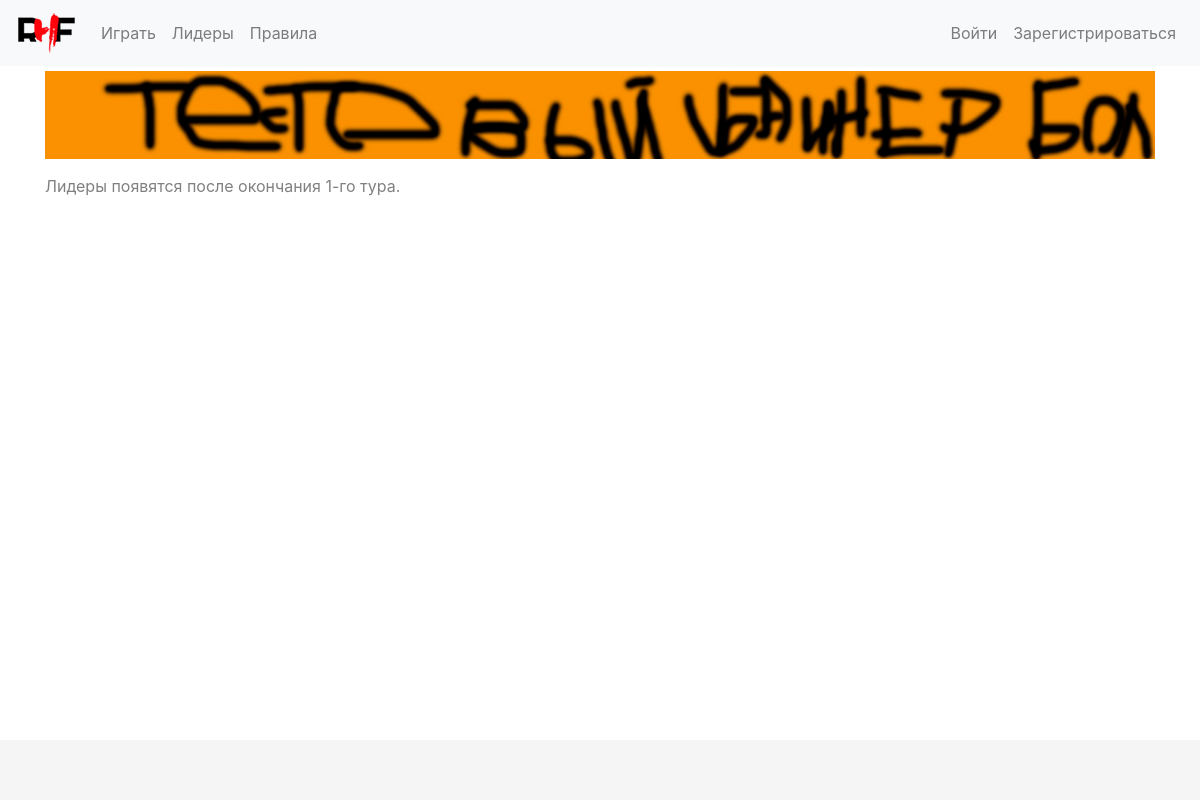
Page /leaders/ on the earlier database version.
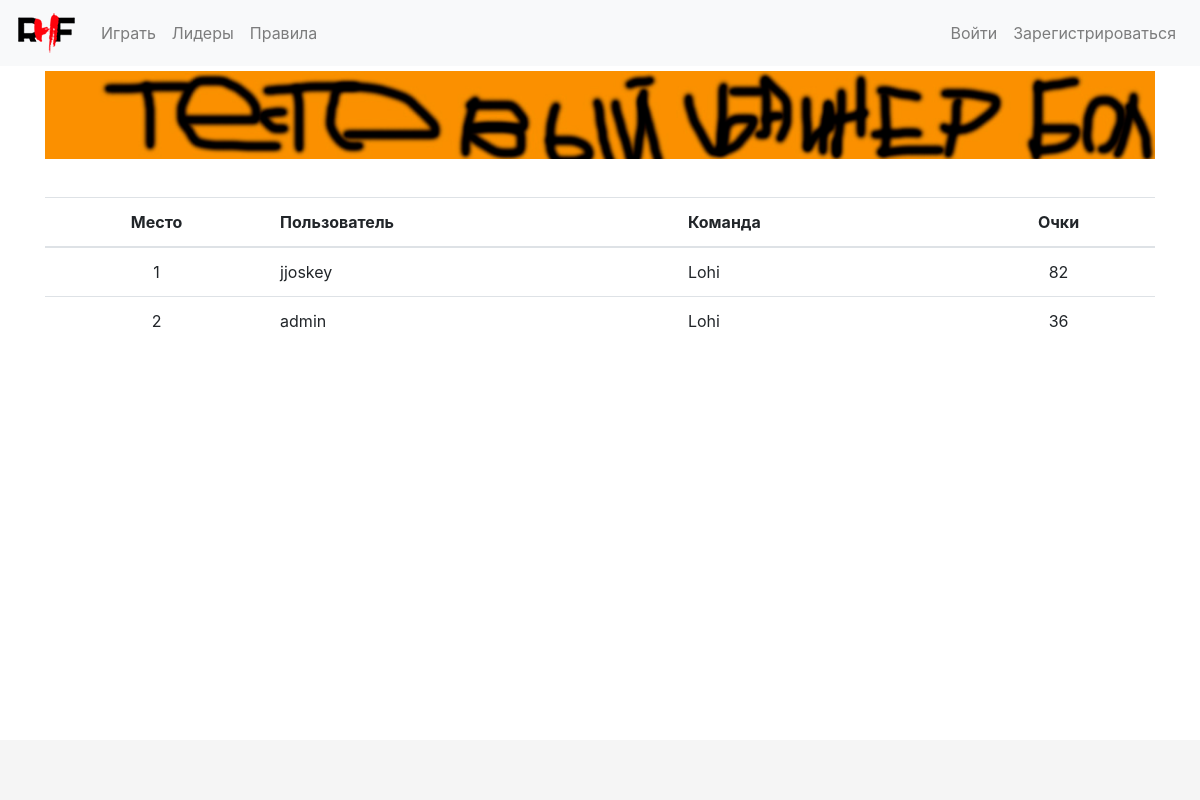
Same page on the later database version.
### accounts/models.py (models this page shows, shortened)
class AdBanners(models.Model):
    name = models.CharField(max_length=120, null=False, blank=False)
    start_time = models.DateTimeField(auto_now_add=False, auto_now=False, blank=False, null=False)
    end_time = models.DateTimeField(auto_now_add=False, auto_now=False, blank=False, null=False)
    small_image = models.ImageField(upload_to='banners/', blank=False, null=False, help_text='Resolution 414 x 50 px')
    medium_image = models.ImageField(upload_to='banners/', blank=False, null=False, help_text='Resolution 800 x 80 px')
    large_image = models.ImageField(upload_to='banners/', blank=False, null=False, help_text='Resolution 1140 x 90 px')
    link = models.URLField(blank=True, null=True)

class Profile(models.Model):
    user_id = models.OneToOneField(User, on_delete=models.CASCADE, primary_key=True)
    team_name = models.CharField(max_length=30, null=True, blank=True)
    budget = models.FloatField(default=DEFAULT_BUDGET)
    changes_count = models.PositiveIntegerField(default=0)
    refresh_changes = models.BooleanField(editable=False, default=False)
    points = models.PositiveIntegerField(default=0, blank=False, null=False)

### fantasy_hockey/views.py (the view)
# urls.py: url(r'^leaders/$', views.render_leaders, name="leaders"),
def render_leaders(request):
    users = Profile.objects.filter(points__gt=0).order_by('-points')
    position = False
    points = False
    if request.user.is_authenticated(): # and current_profile in users:
        current_profile = Profile.objects.get(user_id=request.user)
        if current_profile in users:
            position = list(users).index(current_profile) + 1
            points = current_profile.points
    if len(users) > 100:
        users = users[:100]
    utc_now = datetime.datetime.now(datetime.timezone.utc)
    try:
        banners = AdBanners.objects.get(start_time__lte=utc_now, end_time__gte=utc_now)
    except:
        banners = False
    return render(request, 'leaders.html', context={'users': users, 'position': position, 'points': points, 'banners': banners})

### templates/leaders.html (shortened to what this page needs)
{% extends "base.html" %}
{% block content %}
{% load staticfiles%}
<div class="container">
    {% if banners %}
        <div class="large_image">
            <div class="banner-div">
                {% if banners.link %}
                    <a href="{{ banners.link }}" target="_blank"><img class="banner" src="{{ banners.large_image.url }}" alt="small_banner"></a>
                {% else %}
                    <img class="banner" src="{{ banners.large_image.url }}" alt="large_banner">
                {% endif %}
            </div>
        </div>
    {% endif %}
    {% if not users %}
        <p class="not-users-in-leaders">Лидеры появятся после окончания 1-го тура.</p>
    {% else %}
    <table class="table table-leaders">
        <thead>
            <tr>
                <th scope="col" class="cell_centerize">Место</th>
                <th scope="col">Пользователь</th>
                <th scope="col">Команда</th>
                <th scope="col" class="cell_centerize">Очки</th>
            </tr>
        </thead>
        <tbody class="tbody-leaders">
            {% for user in users %}
                    <tr class="user_row" data-user-id="{{ user.pk }}">
                        <td class="cell_centerize">{{ forloop.counter }}</td>
                        <td>{{ user.user_id.username }}</td>
                        <td>{{ user.team_name }}</td>
                        <td class="cell_centerize">{{ user.points }}</td>
                    </tr>
            {% endfor %}
        </tbody>
    </table>
{% endif %}
</div>
{% endblock %}

### templates/base.html (shortened to what this page needs)
<!DOCTYPE html>
{% load staticfiles %}
<html lang="en">
<head>
    <link rel="stylesheet" href="https://stackpath.bootstrapcdn.com/bootstrap/4.1.3/css/bootstrap.min.css">
    <link rel="stylesheet" href="{% static 'css/master.css' %}">
    <link rel="stylesheet" href="https://use.fontawesome.com/releases/v5.7.2/css/all.css">
</head>
<body>
    <nav class="navbar navbar-expand-sm navbar-light bg-light">
        <a class="navbar-brand" href="{% url 'home' %}"><img src="{% static 'images/logo_hat.png' %}" alt="logo"></a>
        <div class="collapse navbar-collapse" id="navbarSupportedContent">
            <ul class="navbar-nav mr-auto">
                <li class="nav-item">
                    <a class="nav-link" href="{% url 'accounts:conditions' %}">Играть</a>
                </li>
                <li class="nav-item">
                    <a class="nav-link" href="{% url 'leaders' %}">Лидеры</a>
                </li>
                <li class="nav-item">
                    <a class="nav-link" href="{% url 'rules' %}">Правила</a>
                </li>
            </ul>
            {% if user.is_authenticated %}
            <ul class="navbar-nav mr-right">
                <li class="nav-item">
                    <a class="nav-link" href="{% url 'accounts:change_password' %}">Сменить пароль</a>
                </li>
                <li class="nav-item">
                    <a class="nav-link" href="{% url 'accounts:logout' %}">Выход</a>
                </li>
            </ul>
            {% else %}
            <ul class="navbar-nav mr-right">
                <li class="nav-item">
                    <a class="nav-link" href="{% url 'accounts:login' %}">Войти</a>
                </li>
                <li class="nav-item">
                    <a class="nav-link" href="{% url 'accounts:signup' %}">Зарегистрироваться</a>
                </li>
            </ul>
            {% endif %}
        </div>
    </nav>
    {% block content %}
    {% endblock %}
    <div class="footer">
    </div>
</body>
</html>

### static/css/master.css (style rules this page uses)
body { margin-bottom: 60px; }
.footer { position: fixed; bottom: 0; width: 100%; height: 60px; background-color: #f5f5f5; }
tbody tr { cursor: pointer; }
.table_players_all td, .users_players td, .table-leaders th, .table-leaders td, .table-rules th, .table-rules td { overflow: hidden; text-overflow: ellipsis; vertical-align: middle; }
.cell_centerize { text-align: center; }
.table-leaders { margin-top: 3%; }
.banner { margin-top: 5px; margin-bottom: 5px; max-width: 100%; height: auto; }
.banner-div { text-align: center; }

Differences in the rows shown:
now on this page (row edited): Profile: user_id.username "jjoskey", team_name "Lohi", points "82"
now on this page (row edited): Profile: user_id.username "admin", team_name "Lohi", points "36"
Other differences:
text no longer shown: "Лидеры появятся после окончания 1-го тура."
text now shown: "Место Пользователь Команда Очки"
